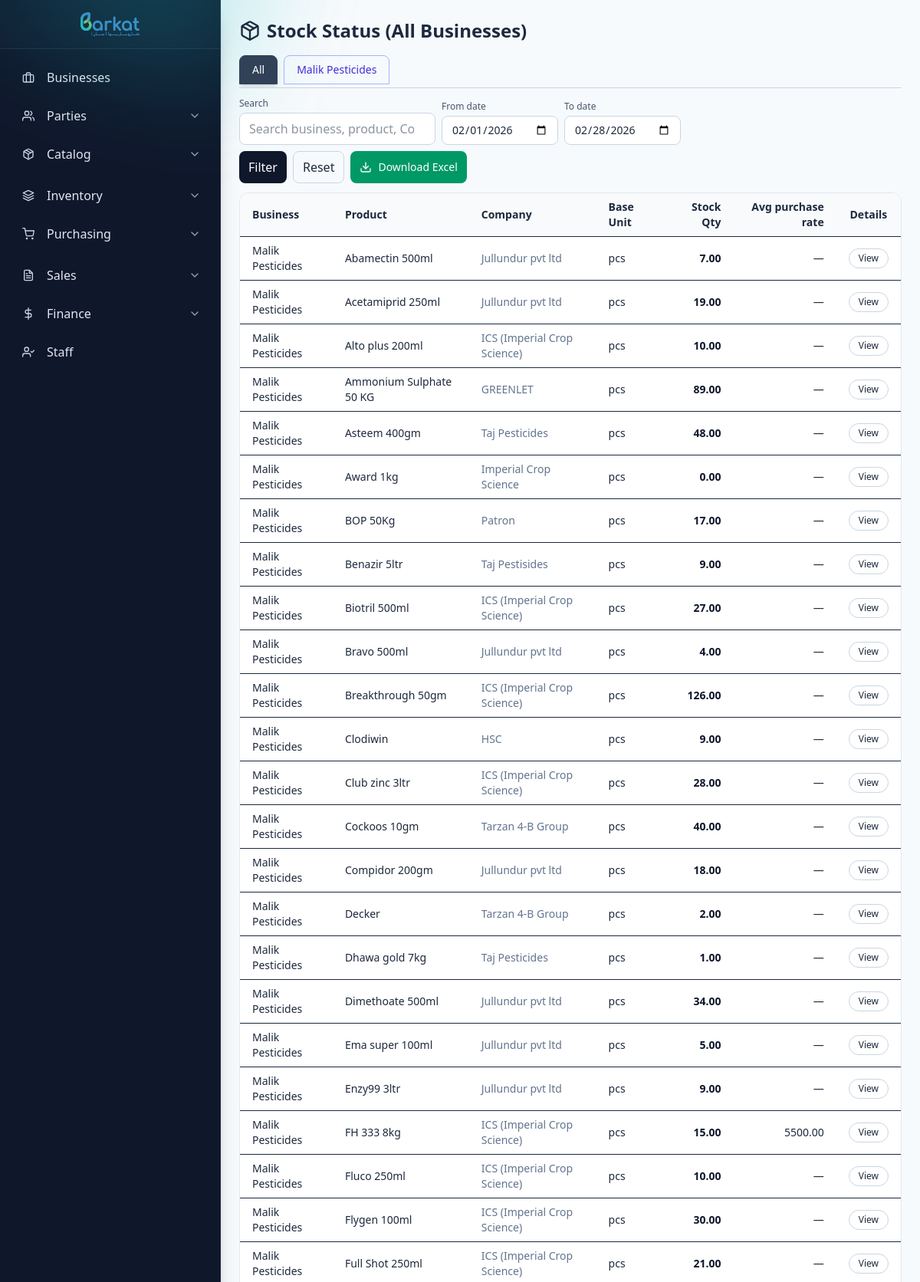
/inventory/stock-status/ (signed in, upper part), run on the app's committed database.
### barkat/models.py (models this page shows, shortened)
class CodeNamed(TimeStampedBy):
    name = models.CharField(max_length=255)
    code = models.CharField(max_length=50, db_index=True)
    class Meta:
        abstract = True

class Business(CodeNamed):
    legal_name = models.CharField(max_length=255, blank=True, default="")
    ntn = models.CharField(max_length=50, blank=True, default="")        # Pakistan context
    sales_tax_reg = models.CharField(max_length=50, blank=True, default="")
    phone = models.CharField(max_length=50, blank=True, default="")
    email = models.EmailField(blank=True, default="")
    address = models.TextField(blank=True, default="")
    pos_printer_name = models.CharField(
        max_length=200, blank=True,
        help_text="POS80 Printer"
    )
    class Meta:
        unique_together = [("code",)]
        indexes = [models.Index(fields=["name"]), models.Index(fields=["code"])]

class TimeStampedBy(models.Model):
    created_at = models.DateTimeField(default=timezone.now, db_index=True, editable=True)
    updated_at = models.DateTimeField(auto_now=True, db_index=True)
    created_by = models.ForeignKey(
        settings.AUTH_USER_MODEL, null=True, blank=True,
        on_delete=models.SET_NULL, related_name="%(class)s_created"
    )
    updated_by = models.ForeignKey(
        settings.AUTH_USER_MODEL, null=True, blank=True,
        on_delete=models.SET_NULL, related_name="%(class)s_updated"
    )
    is_active = models.BooleanField(default=True, db_index=True)
    is_deleted = models.BooleanField(default=False, db_index=True)
    class Meta:
        abstract = True

class Product(TimeStampedBy):
    business = models.ForeignKey(Business, on_delete=models.PROTECT, related_name="products")
    category = models.ForeignKey(ProductCategory, null=True, blank=True, on_delete=models.SET_NULL, related_name="products")
    name = models.CharField(max_length=255, db_index=True)
    company_name = models.CharField(max_length=255, blank=True, default="", db_index=True, help_text="Brand/Company name (e.g., Lays, Coca-Cola)")
    sku = models.CharField(max_length=100, db_index=True, null=True, blank=True)
    barcode = models.CharField(max_length=100, blank=True, default="", db_index=True)
    uom = models.ForeignKey(UnitOfMeasure, on_delete=models.PROTECT, related_name="products")
    purchase_price = models.DecimalField(**DECIMAL_12_2, default=0)
    sale_price = models.DecimalField(**DECIMAL_12_2, default=0)
    min_stock = models.DecimalField(**DECIMAL_18_6, default=0)
    stock_qty = models.DecimalField(**DECIMAL_18_6, default=Decimal("0"))
    is_serialized = models.BooleanField(default=False)
    has_expiry = models.BooleanField(default=False)
    bulk_uom = models.ForeignKey(
        UnitOfMeasure, null=True, blank=True,
        on_delete=models.SET_NULL, related_name="bulk_products"
    ) # e.g., "Bag"
    default_bulk_size = models.DecimalField(
        **DECIMAL_18_6, default=Decimal("1.000000"),
        help_text="Standard weight/qty per Bulk Unit (e.g., 50.00)"
    )
    class Meta:
        unique_together = [("business", "sku")]
        indexes = [
            models.Index(fields=["business", "sku"]),
            models.Index(fields=["business", "name"]),
            models.Index(fields=["barcode"]),
            models.Index(fields=["company_name"]),
            models.Index(fields=["business", "company_name"]),
        ]
    @property
    def bulk_stock_status(self):
        if self.bulk_uom and self.default_bulk_size and self.default_bulk_size > 0:
            qty = (self.stock_qty or Decimal("0")) / self.default_bulk_size
            return f"{qty:g} {self.bulk_uom.code}"
        return ""

class UnitOfMeasure(CodeNamed):
    symbol = models.CharField(max_length=20, blank=True, default="")
    class Meta:
        unique_together = [("code",)]
        indexes = [models.Index(fields=["code"])]

### barkat/views.py (the view)
# urls.py: path("inventory/stock-status/", views.stock_status, name="stock_status"),
@login_required
def stock_status(request):
    rows, date_from, date_to, q, businesses = _stock_status_data(request)
    ctx = {
        "businesses": businesses,
        "rows": rows,
        "query": q,
        "date_from": date_from,
        "date_to": date_to,
    }
    return render(request, "barkat/inventory/stock_status.html", ctx)

### barkat/templates/barkat/inventory/stock_status.html (shortened to what this page needs)
{% extends "base.html" %}
{% load static %}
{% block content %}
<div class="p-4 md:p-6">
  <div class="flex items-center justify-between mb-4">
    <h1 class="text-2xl font-bold flex items-center gap-2">
      <i data-feather="package" class="w-7 h-7"></i>
      <span>Stock Status (All Businesses)</span>
    </h1>
  </div>
  <div class="mb-3">
    <div class="flex gap-2 overflow-x-auto pb-1 border-b border-slate-300">
      <a href="{% url 'stock_status' %}"
         aria-current="page"
         data-tint="slate"
         class="inline-flex items-center gap-2 px-4 py-2 rounded-t-lg border text-sm font-medium bg-slate-700 text-white border-slate-700 shadow-md">All</a>
      {% for b in businesses %}
        <span class="hidden">{% cycle 'indigo' 'emerald' 'rose' 'amber' as color %}</span>
        <a href="{% url 'business_stock_status' b.id %}"
           class="inline-flex items-center gap-2 px-4 py-2 rounded-t-lg border text-sm font-medium
                  text-{{ color }}-700 border-{{ color }}-300 hover:bg-{{ color }}-100 hover:border-{{ color }}-600 hover:text-{{ color }}-900">
          {{ b.name }}
        </a>
      {% endfor %}
    </div>
  </div>
  <form method="get" class="mb-3 flex flex-wrap gap-2 items-end">
    <div>
      <label class="block text-xs font-medium text-slate-600 mb-1">Search</label>
      <input name="q" value="{{ query }}" type="search" placeholder="Search business, product, Company…"
             class="w-64 max-w-full rounded-lg border border-slate-300 bg-white px-3 py-2" />
    </div>
    <div>
      <label class="block text-xs font-medium text-slate-600 mb-1">From date</label>
      <input type="date" name="date_from" value="{% if date_from %}{{ date_from|date:'Y-m-d' }}{% endif %}"
        class="rounded-lg border border-slate-300 bg-white px-3 py-2 text-sm" />
    </div>
    <div>
      <label class="block text-xs font-medium text-slate-600 mb-1">To date</label>
      <input type="date" name="date_to" value="{% if date_to %}{{ date_to|date:'Y-m-d' }}{% endif %}"
        class="rounded-lg border border-slate-300 bg-white px-3 py-2 text-sm" />
    </div>
    <div class="flex flex-wrap gap-2">
      <button class="rounded-lg px-3 py-2 bg-slate-900 text-white hover:bg-slate-800">Filter</button>
      <a href="{% url 'stock_status' %}" class="rounded-lg px-3 py-2 border border-slate-300 hover:bg-slate-50">Reset</a>
      <a href="{% url 'stock_status_excel' %}?q={{ query|urlencode }}&date_from={% if date_from %}{{ date_from|date:'Y-m-d' }}{% endif %}&date_to={% if date_to %}{{ date_to|date:'Y-m-d' }}{% endif %}"
         class="inline-flex items-center gap-2 rounded-lg px-3 py-2 bg-emerald-600 text-white hover:bg-emerald-700 text-sm font-medium">
        <i data-feather="download" class="w-4 h-4"></i>
        Download Excel
      </a>
    </div>
  </form>
  <div class="overflow-x-auto rounded-xl border border-slate-200 bg-white">
    <table class="min-w-full text-sm">
      <thead class="bg-slate-50">
        <tr>
          <th class="px-4 py-2 text-left">Business</th>
          <th class="px-4 py-2 text-left">Product</th>
          <th class="px-4 py-2 text-left">Company</th>
          <th class="px-4 py-2 text-left">Base Unit</th>
          <th class="px-4 py-2 text-right">Stock Qty</th>
          <th class="px-4 py-2 text-right">Avg purchase rate</th>
          <th class="px-4 py-2 text-center">Details</th>
        </tr>
      </thead>
      <tbody>
        {% for p in rows %}
          <tr class="border-t">
            <td class="px-4 py-2">{{ p.business.name }}</td>
            <td class="px-4 py-2 font-medium">{{ p.name }}</td>
            <td class="px-4 py-2 text-slate-500">{{ p.company_name }}</td>
            <td class="px-4 py-2">{{ p.uom.symbol|default:p.uom.code }}</td>
            <td class="px-4 py-2 text-right">
              <div class="flex flex-col">
                <span class="font-bold text-slate-900">{{ p.stock_qty|floatformat:2 }}</span>
              </div>
            </td>
            <td class="px-4 py-2 text-right">
              {% if p.avg_purchase_rate %}
                {{ p.avg_purchase_rate|floatformat:2 }}
              {% else %}
                &mdash;
              {% endif %}
            </td>
            <td class="px-4 py-2 text-center">
              <a href="{% url 'product_stock_detail' p.id %}"
                 class="inline-flex items-center px-3 py-1 text-xs font-medium rounded-full border border-slate-300 hover:bg-slate-100">
                View
              </a>
            </td>
          </tr>
        {% empty %}
          <tr>
            <td colspan="7" class="px-4 py-6 text-center text-slate-500">No products.</td>
          </tr>
        {% endfor %}
      </tbody>
    </table>
  </div>
</div>
{% endblock %}

### barkat/static/css/styles.css (style rules this page uses)
:root { --primary-color: #418AC9; --secondary-color: #2BB5BC; --tertiary-color: #97CA51; --accent: var(--primary-color); --accent2: var(--secondary-color); --accent3: var(--tertiary-color); }
body { position: relative; overflow: hidden; }
html, body { height: 100%; margin: 0; padding: 0; }
body::before { content: ""; position: absolute; inset: 0; pointer-events: none; background: radial-gradient(60% 40% at 10% 20%, rgba(255, 255, 255, 0.55), transparent 20%), radial-gradient(50% 30% at 90% 80%, rgba(255, 255, 255, 0.3), transparent 25%); mix-blend-mode: overlay; z-index: 0; }
body::after { content: ""; position: absolute; width: 540px; height: 540px; left: -12%; top: -10%; transform: rotate(15deg); background: radial-gradient(circle at 30% 30%, color-mix(in srgb, var(--primary-color) 60%, transparent), transparent 40%), radial-gradient(circle at 70% 70%, color-mix(in srgb, var(--secondary-color) 45%, transparent), transparent 55%); filter: blur(60px) saturate(120%); opacity: 0.65; pointer-events: none; z-index: 0; }

### barkat/templates/base.html (style rules this page uses)
html, body { overflow-x: hidden !important; max-width: 100vw; }
* { max-width: 100%; }

### data on the page
Business: name "Malik Pesticides"
Product: business.name "Malik Pesticides", name "Abamectin 500ml", company_name "Jullundur pvt ltd", uom.symbol "pcs", stock_qty "7.00"
Product: business.name "Malik Pesticides", name "Acetamiprid 250ml", company_name "Jullundur pvt ltd", uom.symbol "pcs", stock_qty "19.00"
Product: business.name "Malik Pesticides", name "Alto plus 200ml", company_name "ICS (Imperial Crop Science)", uom.symbol "pcs", stock_qty "10.00"
Product: business.name "Malik Pesticides", name "Ammonium Sulphate 50 KG", company_name "GREENLET", uom.symbol "pcs", stock_qty "89.00"
Product: business.name "Malik Pesticides", name "Asteem 400gm", company_name "Taj Pesticides", uom.symbol "pcs", stock_qty "48.00"
Product: business.name "Malik Pesticides", name "Award 1kg", company_name "Imperial Crop Science", uom.symbol "pcs", stock_qty "0.00"
Product: business.name "Malik Pesticides", name "BOP 50Kg", company_name "Patron", uom.symbol "pcs", stock_qty "17.00"
Product: business.name "Malik Pesticides", name "Benazir 5ltr", company_name "Taj Pestisides", uom.symbol "pcs", stock_qty "9.00"
Product: business.name "Malik Pesticides", name "Biotril 500ml", company_name "ICS (Imperial Crop Science)", uom.symbol "pcs", stock_qty "27.00"
Product: business.name "Malik Pesticides", name "Bravo 500ml", company_name "Jullundur pvt ltd", uom.symbol "pcs", stock_qty "4.00"
Product: business.name "Malik Pesticides", name "Breakthrough 50gm", company_name "ICS (Imperial Crop Science)", uom.symbol "pcs", stock_qty "126.00"
Product: business.name "Malik Pesticides", name "Clodiwin", company_name "HSC", uom.symbol "pcs", stock_qty "9.00"
Product: business.name "Malik Pesticides", name "Club zinc 3ltr", company_name "ICS (Imperial Crop Science)", uom.symbol "pcs", stock_qty "28.00"
Product: business.name "Malik Pesticides", name "Cockoos 10gm", company_name "Tarzan 4-B Group", uom.symbol "pcs", stock_qty "40.00"
Product: business.name "Malik Pesticides", name "Compidor 200gm", company_name "Jullundur pvt ltd", uom.symbol "pcs", stock_qty "18.00"
Product: business.name "Malik Pesticides", name "Decker", company_name "Tarzan 4-B Group", uom.symbol "pcs", stock_qty "2.00"
Product: business.name "Malik Pesticides", name "Dhawa gold 7kg", company_name "Taj Pesticides", uom.symbol "pcs", stock_qty "1.00"
Product: business.name "Malik Pesticides", name "Dimethoate 500ml", company_name "Jullundur pvt ltd", uom.symbol "pcs", stock_qty "34.00"
Product: business.name "Malik Pesticides", name "Ema super 100ml", company_name "Jullundur pvt ltd", uom.symbol "pcs", stock_qty "5.00"
Product: business.name "Malik Pesticides", name "Enzy99 3ltr", company_name "Jullundur pvt ltd", uom.symbol "pcs", stock_qty "9.00"
Product: business.name "Malik Pesticides", name "FH 333 8kg", company_name "ICS (Imperial Crop Science)", uom.symbol "pcs", stock_qty "15.00", avg_purchase_rate "5500.00"
Product: business.name "Malik Pesticides", name "Fluco 250ml", company_name "ICS (Imperial Crop Science)", uom.symbol "pcs", stock_qty "10.00"
Product: business.name "Malik Pesticides", name "Flygen 100ml", company_name "ICS (Imperial Crop Science)", uom.symbol "pcs", stock_qty "30.00"
Product: business.name "Malik Pesticides", name "Full Shot 250ml", company_name "ICS (Imperial Crop Science)", uom.symbol "pcs", stock_qty "21.00"
